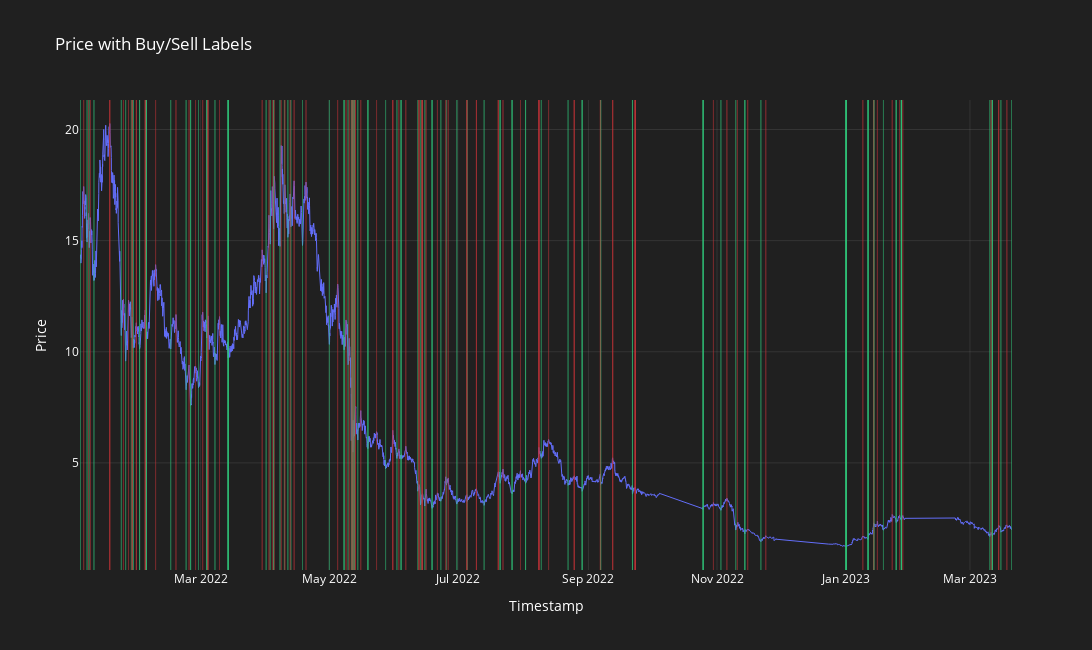

The code cell stored with this chart in its notebook:
### Code cell
plot_price_with_labels(data)
